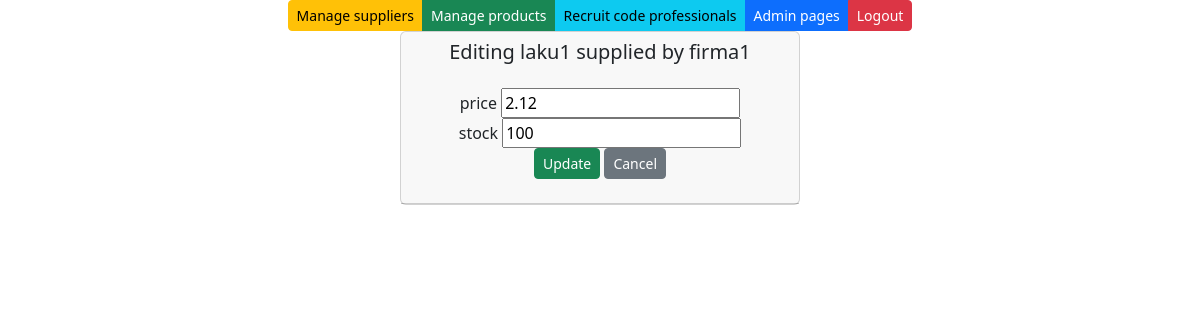
/edit-product-get/1/, run on an earlier commit of the app's database.
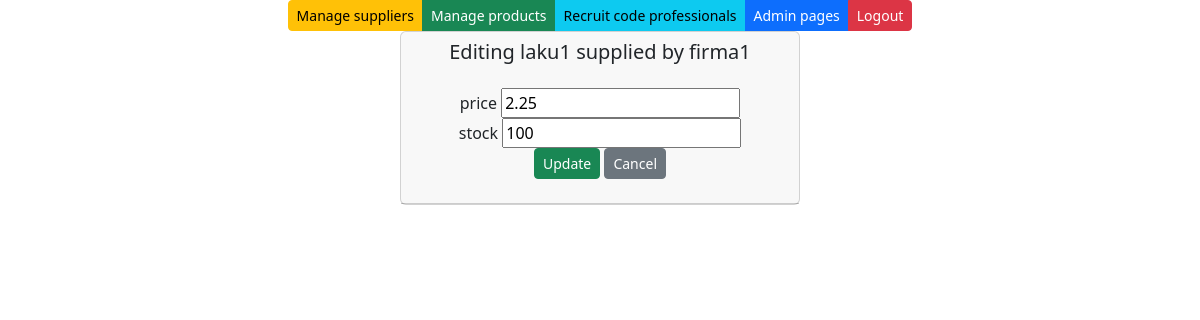
And on a later commit of the database.
### app/models.py (models this page shows, shortened)
class Product(models.Model):
    productName = models.CharField(max_length=20, default="laku")
    packagesize = models.CharField(max_length=20, default=3)
    unitprice = models.DecimalField(max_digits=8, decimal_places=2, default=1.00)
    unitsinstock = models.IntegerField(default=3)
    supplier = models.ForeignKey(Supplier, on_delete=models.CASCADE)    #on_delete...:If the supplier is deleted, all their products will also be deleted.

class Supplier(models.Model):
    companyName = models.CharField(max_length=50, default="firma")
    contactName = models.CharField(max_length=50, default="firma")
    address = models.CharField(max_length=100, default="firma")
    phone = models.CharField(max_length=20, default="firma")
    email = models.CharField(max_length=50, default="firma")
    country = models.CharField(max_length=50, default="firma")

### app/views.py (the view)
# urls.py: path('edit-product-get/<int:id>/', edit_product_get),
def edit_product_get(request, id):
    product = Product.objects.get(id= id)
    context = {'product': product}
    return render (request, "editproduct.html", context)

### app/templates/editproduct.html (shortened to what this page needs)
{% extends 'index.html'%}
{% block content %}
<br />
<div class="card" style="width: 25rem;">
    <div class="card-header">
        <h5>Editing {{product.productName}} supplied by {{product.supplier.companyName}}</h5>
        <div class="card-body">
            <form method="post" action="/edit-product-post/{{product.id}}/">
                <div class="form-group">
                    <label>price</label>
                    <input type="number" step="0.01" name="unitprice" value="{{product.unitprice}}">
                </div>
                <div class="form-group">
                    <label>stock</label>
                    <input type="number" name="unitsinstock" value="{{product.unitsinstock}}">
                </div>
                <input type="submit" value="Update" class="btn btn-success btn-sm">
                <input type="button" onclick="window.location.href='/products'" id="hide-btn"
                    class="btn btn-secondary btn-sm" value="Cancel">
            </form>
        </div>
    </div>
</div>
{% endblock %}

What changed in the data, as far as the page shows it:
changed Product "laku1": unitprice "2.12" → "2.25"
